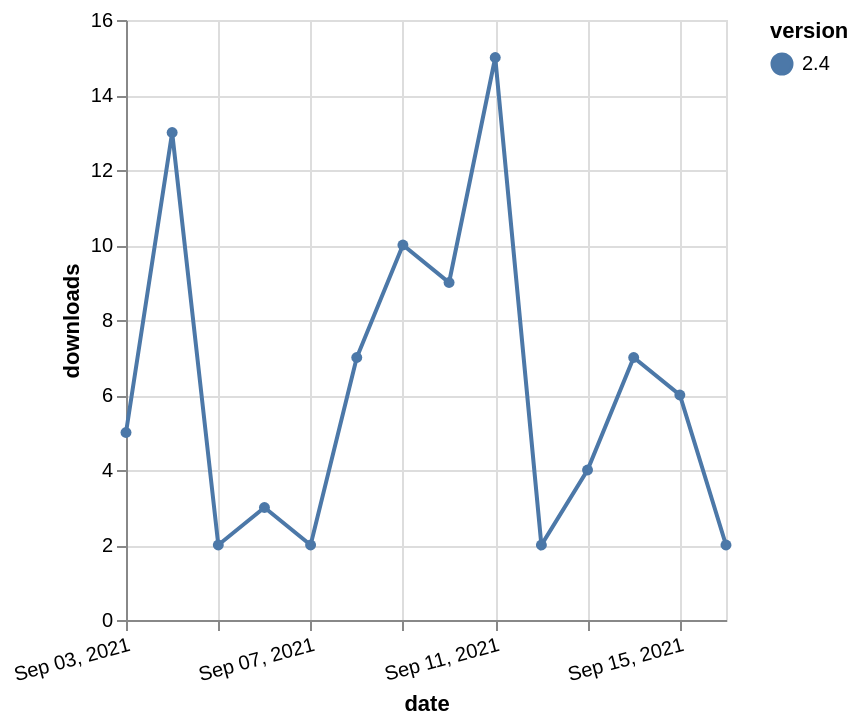

Vega-Lite specification for this chart:
### Vega-Lite specification from a JSON file in a GitHub repository (floating-point values rounded to 4 significant figures)
{"$schema": "https://vega.github.io/schema/vega-lite/v5.json", "description": "A simple bar chart with embedded data.", "data": {"values": [{"date": "2021-09-03", "total": 4266, "delta": 5, "version": "2.4"}, {"date": "2021-09-04", "total": 4279, "delta": 13, "version": "2.4"}, {"date": "2021-09-05", "total": 4281, "delta": 2, "version": "2.4"}, {"date": "2021-09-06", "total": 4284, "delta": 3, "version": "2.4"}, {"date": "2021-09-07", "total": 4286, "delta": 2, "version": "2.4"}, {"date": "2021-09-08", "total": 4293, "delta": 7, "version": "2.4"}, {"date": "2021-09-09", "total": 4303, "delta": 10, "version": "2.4"}, {"date": "2021-09-10", "total": 4312, "delta": 9, "version": "2.4"}, {"date": "2021-09-11", "total": 4327, "delta": 15, "version": "2.4"}, {"date": "2021-09-12", "total": 4329, "delta": 2, "version": "2.4"}, {"date": "2021-09-13", "total": 4333, "delta": 4, "version": "2.4"}, {"date": "2021-09-14", "total": 4340, "delta": 7, "version": "2.4"}, {"date": "2021-09-15", "total": 4346, "delta": 6, "version": "2.4"}, {"date": "2021-09-16", "total": 4348, "delta": 2, "version": "2.4"}]}, "width": "container", "mark": {"type": "line", "point": {"filled": true}}, "encoding": {"x": {"field": "date", "type": "temporal", "timeUnit": "yearmonthdate", "title": "date", "axis": {"labelAngle": -15}}, "y": {"field": "delta", "type": "quantitative", "title": "downloads"}, "color": {"field": "version", "type": "nominal"}, "tooltip": {"field": "delta"}}}
